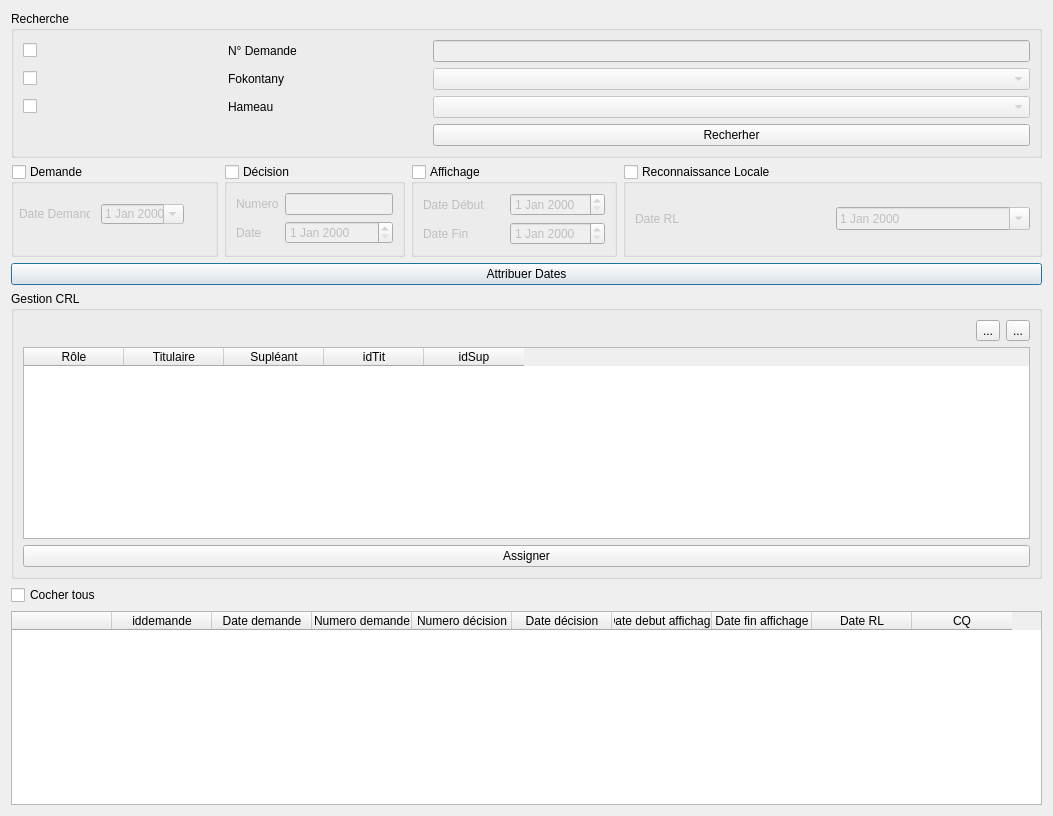
<?xml version="1.0" encoding="UTF-8"?>
<ui version="4.0">
 <class>Dialog</class>
 <widget class="QDialog" name="Dialog">
  <property name="geometry">
   <rect>
    <x>0</x>
    <y>0</y>
    <width>1053</width>
    <height>816</height>
   </rect>
  </property>
  <property name="windowTitle">
   <string>Attribution date et CRL</string>
  </property>
  <property name="windowIcon">
   <iconset resource="../icons.qrc">
    <normaloff>:/sig/icone/map.png</normaloff>:/sig/icone/map.png</iconset>
  </property>
  <layout class="QGridLayout" name="gridLayout_4">
   <item row="1" column="0">
    <widget class="QGroupBox" name="groupBoxDemande">
     <property name="maximumSize">
      <size>
       <width>16777215</width>
       <height>16777215</height>
      </size>
     </property>
     <property name="title">
      <string>Demande</string>
     </property>
     <property name="checkable">
      <bool>true</bool>
     </property>
     <property name="checked">
      <bool>false</bool>
     </property>
     <widget class="QLabel" name="labelDateRL_2">
      <property name="geometry">
       <rect>
        <x>8</x>
        <y>40</y>
        <width>71</width>
        <height>20</height>
       </rect>
      </property>
      <property name="text">
       <string>Date Demande</string>
      </property>
     </widget>
     <widget class="QDateEdit" name="dateDemande">
      <property name="geometry">
       <rect>
        <x>90</x>
        <y>40</y>
        <width>83</width>
        <height>20</height>
       </rect>
      </property>
      <property name="calendarPopup">
       <bool>true</bool>
      </property>
     </widget>
    </widget>
   </item>
   <item row="3" column="0" colspan="5">
    <widget class="QPushButton" name="pushButtonAttribuerDate">
     <property name="text">
      <string>Attribuer Dates</string>
     </property>
    </widget>
   </item>
   <item row="1" column="2">
    <widget class="QGroupBox" name="groupBoxAffichage">
     <property name="title">
      <string>Affichage</string>
     </property>
     <property name="checkable">
      <bool>true</bool>
     </property>
     <property name="checked">
      <bool>false</bool>
     </property>
     <layout class="QGridLayout" name="gridLayout_2">
      <item row="1" column="1">
       <widget class="QDateEdit" name="dateEditFinAffichage"/>
      </item>
      <item row="0" column="1">
       <widget class="QDateEdit" name="dateEditDebutAffichage"/>
      </item>
      <item row="0" column="0">
       <widget class="QLabel" name="label_4">
        <property name="text">
         <string>Date Début</string>
        </property>
       </widget>
      </item>
      <item row="1" column="0">
       <widget class="QLabel" name="label_5">
        <property name="text">
         <string>Date Fin</string>
        </property>
       </widget>
      </item>
     </layout>
    </widget>
   </item>
   <item row="1" column="1">
    <widget class="QGroupBox" name="groupBoxDecision">
     <property name="sizePolicy">
      <sizepolicy hsizetype="Fixed" vsizetype="Preferred">
       <horstretch>0</horstretch>
       <verstretch>0</verstretch>
      </sizepolicy>
     </property>
     <property name="title">
      <string>Décision</string>
     </property>
     <property name="checkable">
      <bool>true</bool>
     </property>
     <property name="checked">
      <bool>false</bool>
     </property>
     <layout class="QGridLayout" name="gridLayout_3">
      <item row="1" column="0">
       <widget class="QLabel" name="label_7">
        <property name="text">
         <string>Date</string>
        </property>
       </widget>
      </item>
      <item row="0" column="1">
       <widget class="QLineEdit" name="lineEditNumeroDecision"/>
      </item>
      <item row="1" column="1">
       <widget class="QDateEdit" name="dateEditDateDecision"/>
      </item>
      <item row="0" column="0">
       <widget class="QLabel" name="label_6">
        <property name="text">
         <string>Numero</string>
        </property>
       </widget>
      </item>
     </layout>
    </widget>
   </item>
   <item row="1" column="3" colspan="2">
    <widget class="QGroupBox" name="groupBoxdateRL">
     <property name="title">
      <string>Reconnaissance Locale</string>
     </property>
     <property name="checkable">
      <bool>true</bool>
     </property>
     <property name="checked">
      <bool>false</bool>
     </property>
     <layout class="QGridLayout" name="gridLayout_6">
      <item row="0" column="0">
       <widget class="QLabel" name="labelDateRL">
        <property name="text">
         <string>Date RL</string>
        </property>
       </widget>
      </item>
      <item row="0" column="1">
       <widget class="QDateEdit" name="dateEditRL">
        <property name="calendarPopup">
         <bool>true</bool>
        </property>
       </widget>
      </item>
     </layout>
    </widget>
   </item>
   <item row="0" column="0" colspan="5">
    <widget class="QGroupBox" name="groupBox">
     <property name="title">
      <string>Recherche</string>
     </property>
     <layout class="QGridLayout" name="gridLayout">
      <item row="1" column="1">
       <widget class="QLabel" name="label_2">
        <property name="text">
         <string>Fokontany</string>
        </property>
       </widget>
      </item>
      <item row="2" column="0">
       <widget class="QCheckBox" name="checkBoxHameau">
        <property name="text">
         <string/>
        </property>
       </widget>
      </item>
      <item row="1" column="0">
       <widget class="QCheckBox" name="checkBoxFkt">
        <property name="text">
         <string/>
        </property>
       </widget>
      </item>
      <item row="2" column="1">
       <widget class="QLabel" name="label_3">
        <property name="text">
         <string>Hameau</string>
        </property>
       </widget>
      </item>
      <item row="1" column="2" colspan="3">
       <widget class="QComboBox" name="comboBoxFokontany">
        <property name="enabled">
         <bool>false</bool>
        </property>
       </widget>
      </item>
      <item row="0" column="2" colspan="3">
       <widget class="QLineEdit" name="lineEditNumeroDemande">
        <property name="enabled">
         <bool>false</bool>
        </property>
       </widget>
      </item>
      <item row="2" column="2" colspan="3">
       <widget class="QComboBox" name="comboBoxHameau">
        <property name="enabled">
         <bool>false</bool>
        </property>
       </widget>
      </item>
      <item row="0" column="1">
       <widget class="QLabel" name="label">
        <property name="text">
         <string>N° Demande</string>
        </property>
       </widget>
      </item>
      <item row="0" column="0">
       <widget class="QCheckBox" name="checkBoxNumDemande">
        <property name="text">
         <string/>
        </property>
       </widget>
      </item>
      <item row="3" column="2" colspan="3">
       <widget class="QPushButton" name="pushButtonRechercher">
        <property name="text">
         <string>Recherher</string>
        </property>
       </widget>
      </item>
     </layout>
    </widget>
   </item>
   <item row="4" column="0" colspan="5">
    <widget class="QGroupBox" name="groupBoxGestionCRL">
     <property name="title">
      <string>Gestion CRL</string>
     </property>
     <layout class="QGridLayout" name="gridLayout_5">
      <item row="0" column="2">
       <widget class="QToolButton" name="toolButtonAjouter">
        <property name="text">
         <string>...</string>
        </property>
        <property name="icon">
         <iconset resource="../icons.qrc">
          <normaloff>:/std/icone/plus.png</normaloff>:/std/icone/plus.png</iconset>
        </property>
       </widget>
      </item>
      <item row="2" column="0" colspan="4">
       <widget class="QPushButton" name="pushButtonAssigner">
        <property name="text">
         <string>Assigner</string>
        </property>
       </widget>
      </item>
      <item row="0" column="3">
       <widget class="QToolButton" name="toolButtonSupprimer">
        <property name="text">
         <string>...</string>
        </property>
        <property name="icon">
         <iconset resource="../icons.qrc">
          <normaloff>:/std/icone/moins.png</normaloff>:/std/icone/moins.png</iconset>
        </property>
       </widget>
      </item>
      <item row="1" column="0" colspan="4">
       <widget class="QTableWidget" name="tableWidgetCRL">
        <column>
         <property name="text">
          <string>Rôle</string>
         </property>
        </column>
        <column>
         <property name="text">
          <string>Titulaire</string>
         </property>
        </column>
        <column>
         <property name="text">
          <string>Supléant</string>
         </property>
        </column>
        <column>
         <property name="text">
          <string>idTit</string>
         </property>
        </column>
        <column>
         <property name="text">
          <string>idSup</string>
         </property>
        </column>
       </widget>
      </item>
     </layout>
    </widget>
   </item>
   <item row="5" column="0">
    <widget class="QCheckBox" name="checkBoxCocherTous">
     <property name="text">
      <string>Cocher tous</string>
     </property>
    </widget>
   </item>
   <item row="6" column="0" colspan="5">
    <widget class="QTableWidget" name="tableWidgetDemande">
     <column>
      <property name="text">
       <string/>
      </property>
     </column>
     <column>
      <property name="text">
       <string>iddemande</string>
      </property>
     </column>
     <column>
      <property name="text">
       <string>Date demande</string>
      </property>
     </column>
     <column>
      <property name="text">
       <string>Numero demande</string>
      </property>
     </column>
     <column>
      <property name="text">
       <string>Numero décision</string>
      </property>
     </column>
     <column>
      <property name="text">
       <string>Date décision</string>
      </property>
     </column>
     <column>
      <property name="text">
       <string>Date debut affichage</string>
      </property>
     </column>
     <column>
      <property name="text">
       <string>Date fin affichage</string>
      </property>
     </column>
     <column>
      <property name="text">
       <string>Date RL</string>
      </property>
     </column>
     <column>
      <property name="text">
       <string>CQ</string>
      </property>
     </column>
    </widget>
   </item>
  </layout>
 </widget>
 <resources>
  <include location="../icons.qrc"/>
 </resources>
 <connections/>
</ui>
